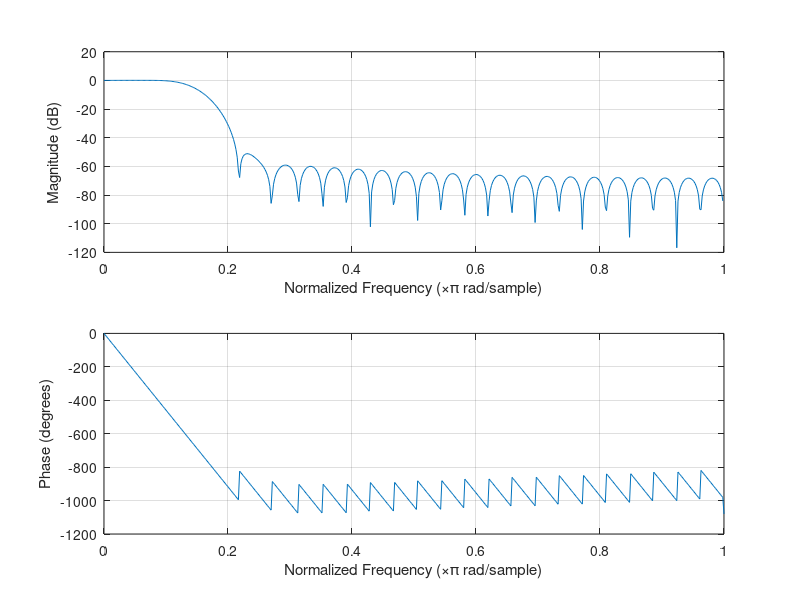
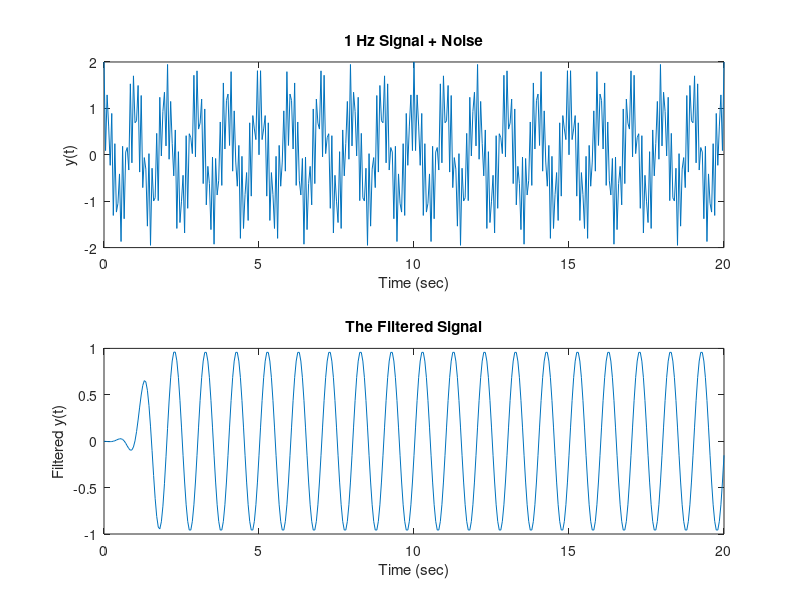

The MATLAB source for these figures, in order:
%Low pass filter design for Ryan
% author: Gunnar Pope
% 10/24/16

close all
clear all

Fsamp = 20;         % Sampling Frequency in Hz
Fstop = 1.5;        % Cutoff Frequency in Hz
Fnyq = Fsamp/2;     % Nyquist Frequency, (the highest observable freq)
n = 50;            % The filter order
Wn = Fstop/Fnyq;    % Ratio of Fstop freq and Nyquist Freq
b = fir1(n+1,Wn);   % The filter coefficients

figure('position', [50, 50, 700, 700])
freqz(b)            % Plot the frequency response of the filter
%Note: the normalized frequency, 1*pi/rad = Fsamp/2 = 10Hz

% Test the filter on a corrupted signal (1Hz desired + 8.3 Hz noise)
figure()
t = 0:1/Fsamp:20;
f1 = 1;                                 %Hz
f2 = 8.3;                               %Hz
y = cos(2*pi*f1.*t)+ cos(2*pi.*f2.*t);

subplot(2,1,1)
plot(t,y);
title('1 Hz Signal + Noise')
xlabel('Time (sec)')
ylabel('y(t)')

subplot(2,1,2)
%Apply the filter to your signal, y, here:
yfilt = filter(b,1,y);
plot(t,yfilt)
title('The Filtered Signal')
xlabel('Time (sec)')
ylabel('Filtered y(t)')



